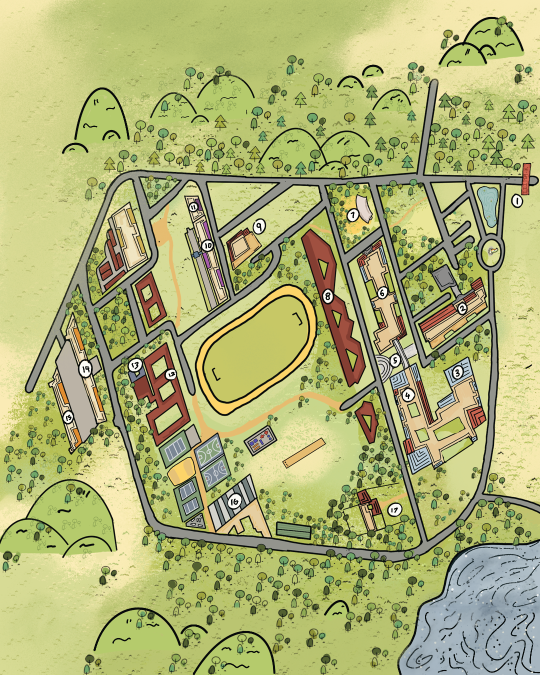
#> input picture IIITDM.png, 1080 x 1350 px (shown at 1/2 size)
$ python 'crowd demo.py'
#> lines starting #> are read from the running program, lines starting #| are printed output that depends on the picture; after the words box and inside, x2 and y2 are one past the last pixel; in counts of white or black regions, pixels touching at a corner belong together
### mapload.py
import numpy as np
from PIL import Image
from scipy import ndimage
from collections import deque

CELL = 4                                   # pixels per grid cell

# landmark number -> (name, pixel x, pixel y) on IIITDM.png
LANDMARKS = {
    '1':  ('Main',           1033, 403),
    '2':  ('Admin',           925, 617),
    '3':  ('Laboratory',      914, 745),
    '4':  ('Library',         817, 791),
    '5':  ('Skybridge',       790, 720),
    '6':  ('Academics',       765, 585),
    '7':  ('OAT',             705, 430),
    '8':  ('PEMS',            656, 593),
    '9':  ('Akshaya',         518, 453),
    '10': ('Jasmine',         415, 490),
    '11': ('Jasmine Annex',   387, 413),
    '12': ('Banyan',          343, 748),
    '13': ('Ultimate Store',  270, 731),
    '14': ('Ashwatha',        170, 738),
    '15': ('Ashoka',          135, 832),
    '16': ('Arjuna',          468, 1002),
    '17': ('Cafeteria',       790, 1020),
}

LAKE = (860, 1110, 1080, 1350)             # x1, y1, x2, y2 in pixels: blocked (water touches the road)


def loadMap(imgPath="IIITDM.png", terrain=True):
    img = Image.open(imgPath).convert("RGB")
    a = np.array(img).astype(int)
    r, g, b = a[..., 0], a[..., 1], a[..., 2]

    # 1. road fill colour at full resolution (mid grey, low saturation)
    road = (abs(r - g) < 12) & (abs(g - b) < 18) & (r > 100) & (r < 165)
    x1, y1, x2, y2 = LAKE
    road[y1:y2, x1:x2] = False

    # 2. the grey fill is only ~10px wide, so grow it to cover the black road outlines,
    #    then keep only the biggest connected piece (drops roofs, courts, speckle)
    road = ndimage.binary_dilation(road, structure=ndimage.generate_binary_structure(2, 1), iterations=5)
    lab, n = ndimage.label(road)
    sizes = ndimage.sum(road, lab, range(1, n + 1))
    road = lab == (1 + int(np.argmax(sizes)))

    # 3. downscale: a cell is road when most of its pixels are road
    H, W = road.shape
    rows, cols = H // CELL, W // CELL
    blocks = road[:rows * CELL, :cols * CELL].reshape(rows, CELL, cols, CELL).mean(axis=(1, 3))
    cell = blocks > 0.5

    if not terrain:
        _map = [['path' if cell[i, j] else 'wall' for j in range(cols)] for i in range(rows)]
        return _map, rows, cols

    # ---- terrain: classify every non-road pixel by colour ----
    dark  = (r + g + b) < 200                                       # black outlines: ignored in the vote
    grass = (g >= r - 8) & (g > b + 25) & ~dark                     # yellow-green (also tree canopies)
    trail = (r > g + 25) & (g > b + 40) & (b < 135) & (r > 190)     # orange dirt trails
    wallc = ~dark & ~grass & ~trail                                  # roofs, courts, water, grey, ...

    def frac(m):
        return m[:rows * CELL, :cols * CELL].reshape(rows, CELL, cols, CELL).mean(axis=(1, 3))
    fg, ft, fw, fd = frac(grass), frac(trail), frac(wallc), frac(dark)

    walk = (fg + ft > 0.2) & (fg + ft >= fw) & (fd < 0.8)
    kind = np.where(ft > fg, 2, 3)                                   # 2 = trail, 3 = grass
    kind = np.where(cell, 1, np.where(walk, kind, 0))                # 1 = road (wins), 0 = blocked

    # grass/trail only INSIDE the campus loop: flood-fill from the field, stopping at the road
    lab2, _ = ndimage.label(~cell)
    inside = lab2 == lab2[min(690 // CELL, rows - 1), min(510 // CELL, cols - 1)]
    kind = np.where((kind >= 2) & ~inside, 0, kind)

    # keep only walkable cells connected to the road network (no unreachable islands)
    lab3, _ = ndimage.label(kind > 0)
    keep = np.isin(lab3, np.unique(lab3[cell]))
    kind = np.where(keep, kind, 0)

    names = {0: 'wall', 1: 'path', 2: 'trail', 3: 'grass'}
    _map = [[names[int(kind[i, j])] for j in range(cols)] for i in range(rows)]
    return _map, rows, cols


def snap(_map, rows, cols, start):
    """Nearest 'path' cell to start (BFS through any cell). start is (row, col)."""
    q = deque([start]); seen = {start}
    while q:
        cur = q.popleft()
        if _map[cur[0]][cur[1]] == 'path':
            return cur
        for dr, dc in [(-1, 0), (1, 0), (0, -1), (0, 1)]:
            n = (cur[0] + dr, cur[1] + dc)
            if 0 <= n[0] < rows and 0 <= n[1] < cols and n not in seen:
                seen.add(n); q.append(n)


def buildEntries(_map, rows, cols):
    """number -> [(row, col)] on a road cell, plus how many cells each had to move."""
    entries, moved = {}, {}
    for k, (name, x, y) in LANDMARKS.items():
        c0 = (min(y // CELL, rows - 1), min(x // CELL, cols - 1))
        c1 = snap(_map, rows, cols, c0)
        entries[k] = [c1]
        moved[k] = abs(c1[0] - c0[0]) + abs(c1[1] - c0[1])
    return entries, moved


# [9 lines left out: function reachable, not called in this run]

### main.py
import astar
import simanneal
import gbfs
import mapload
import crowd
import time
import os
import datetime
from PIL import Image, ImageDraw, ImageFont

CELL = mapload.CELL
SHOW_IMAGE = True          # open a window with the route map at the end

# the grid is built from IIITDM.png (rows/cols come from the image size)
map, rows, cols = mapload.loadMap("IIITDM.png")
#> in loadMap, img is the input picture: PIL image 1080x1350 RGB; mean R, G, B 173.4, 177.5, 117.3
#> in loadMap, `road = (abs(r - g) < 12) & (abs(g - b) < 18) & (r > 100) & (r < 165)`: road: shape (1350, 1080) bool; 5.1% white; 2601 white regions (2584 under 20 px), largest, box (x1, y1, x2, y2) and area: (157, 166, 1080, 1118) 65641, (53, 678, 107, 784) 1235, (864, 531, 912, 581) 1173
#> in loadMap, `road[y1:y2, x1:x2] = False`:
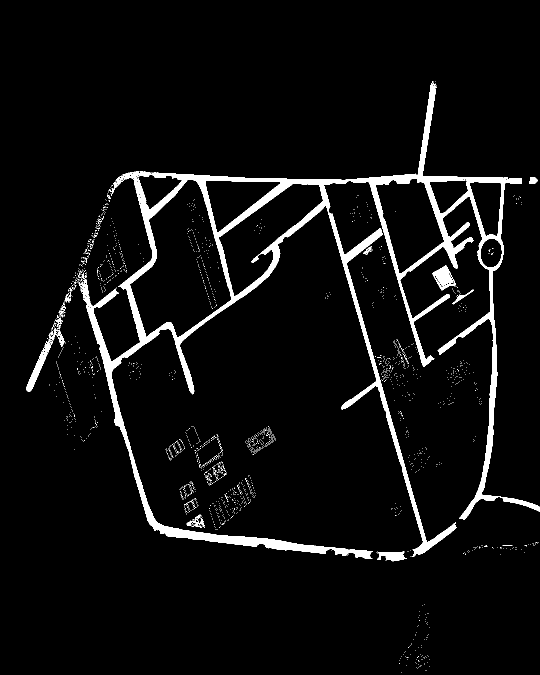
#> road: shape (1350, 1080) bool (shown at 1/2 size); 5.1% white; 2180 white regions (2163 under 20 px), largest, box (x1, y1, x2, y2) and area: (157, 166, 1080, 1118) 65641, (53, 678, 107, 784) 1235, (864, 531, 912, 581) 1173
#> in loadMap, `road = ndimage.binary_dilation(road, structure=ndimage.generate_binary..`: road: shape (1350, 1080) bool; 13.5% white; 70 white regions, largest, box (x1, y1, x2, y2) and area: (48, 158, 1080, 1128) 159510, (366, 847, 458, 976) 4998, (189, 432, 259, 591) 3845
#> in loadMap, `lab, n = ndimage.label(road)`:
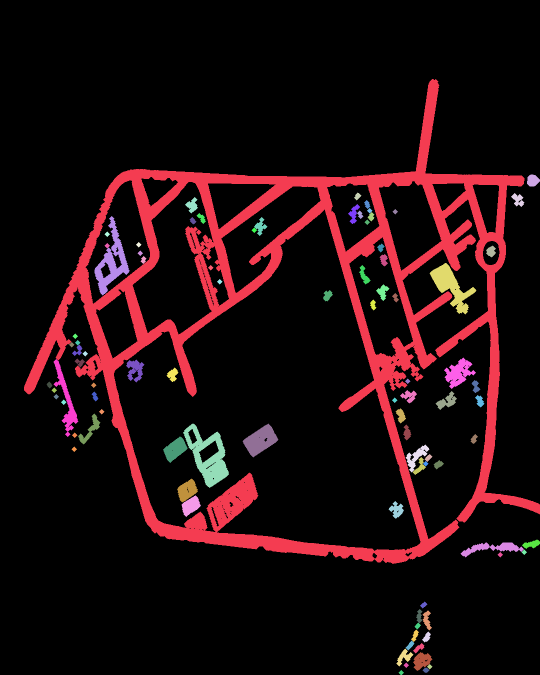
#> lab: shape (1350, 1080) int32 (shown at 1/2 size); 92 distinct labels, from 0 to 91; one colour per label, 0 black
#> in loadMap, `lab, n = ndimage.label(road)`: n = 91
#> in loadMap, `sizes = ndimage.sum(road, lab, range(1, n + 1))`: sizes = 91 values, max 155708 at index 0, min 60 at index 90, mean 2161.8
#> in loadMap, `road = lab == (1 + int(np.argmax(sizes)))`: road: shape (1350, 1080) bool; 10.7% white; 1 white region, box (x1, y1, x2, y2) and area: (48, 158, 1080, 1128) 155708
#> in loadMap, `cell = blocks > 0.5`: cell: shape (337, 270) bool; 10.6% white; 1 white region, box (x1, y1, x2, y2) and area: (12, 40, 270, 282) 9602
#> in loadMap, `dark  = (r + g + b) < 200`: dark: shape (1350, 1080) bool; 8.9% white in thin lines or dots
#> in loadMap, `grass = (g >= r - 8) & (g > b + 25) & ~dark`: grass: shape (1350, 1080) bool; 67.6% white; 3991 black regions (3540 under 20 px), largest, box (x1, y1, x2, y2) and area: (0, 0, 1080, 1181) 304073, (795, 1074, 1080, 1350) 59791, (390, 568, 639, 832) 13440
#> in loadMap, `trail = (r > g + 25) & (g > b + 40) & (b < 135) & (r > 190)`: trail: shape (1350, 1080) bool; 1.8% white; 279 white regions (251 under 20 px), largest, box (x1, y1, x2, y2) and area: (394, 572, 631, 828) 7712, (381, 783, 685, 1065) 5793, (304, 408, 362, 657) 2817
#> in loadMap, `wallc = ~dark & ~grass & ~trail`: wallc: shape (1350, 1080) bool; 21.7% white; 4193 white regions (4013 under 20 px), largest, box (x1, y1, x2, y2) and area: (53, 0, 1080, 1119) 107207, (798, 1082, 1080, 1350) 54199, (781, 715, 962, 947) 15599
#> in loadMap, `walk = (fg + ft > 0.2) & (fg + ft >= fw) & (fd < 0.8)`: walk: shape (337, 270) bool; 74.4% white; 293 black regions (266 under 20 px), largest, box (x1, y1, x2, y2) and area: (0, 39, 270, 281) 12241, (199, 270, 270, 337) 3661, (175, 0, 270, 41) 2019
#> in loadMap, `kind = np.where(ft > fg, 2, 3)`: kind: shape (337, 270) int64; values 2 (black) and 3 (white), 97.5% white; 76 black regions (58 under 20 px), largest, box (x1, y1, x2, y2) and area: (98, 143, 158, 207) 644, (84, 196, 171, 267) 566, (76, 102, 91, 164) 180
#> in loadMap, `kind = np.where(cell, 1, np.where(walk, kind, 0))`:
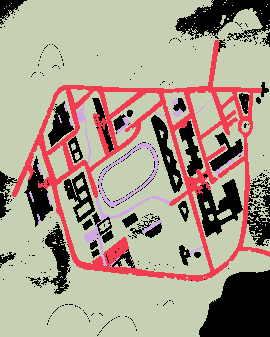
#> kind: shape (337, 270) int64; 4 distinct labels, from 0 to 3; one colour per label, 0 black
#> in loadMap, `lab2, _ = ndimage.label(~cell)`:
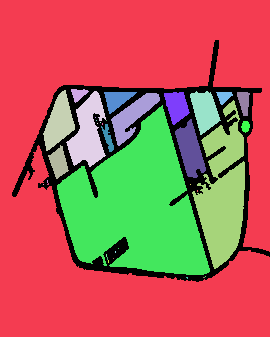
#> lab2: shape (337, 270) int32; 37 distinct labels, from 0 to 36; one colour per label, 0 black
#> in loadMap, `inside = lab2 == lab2[min(690 // CELL, rows - 1), min(510 // CELL, col..`: inside: shape (337, 270) bool; 16.2% white; 1 white region, box (x1, y1, x2, y2) and area: (57, 105, 210, 275) 14751
#> in loadMap, `kind = np.where((kind >= 2) & ~inside, 0, kind)`: kind: shape (337, 270) int64; 4 distinct labels, from 0 to 3
#> in loadMap, `lab3, _ = ndimage.label(kind > 0)`:
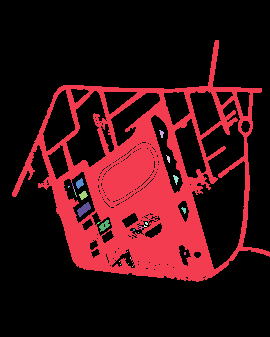
#> lab3: shape (337, 270) int32; 31 distinct labels, from 0 to 30; one colour per label, 0 black
#> in loadMap, `keep = np.isin(lab3, np.unique(lab3[cell]))`:
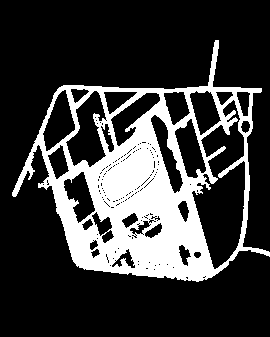
#> keep: shape (337, 270) bool; 23.2% white; 1 white region, box (x1, y1, x2, y2) and area: (12, 40, 270, 282) 21116
#> in loadMap, `kind = np.where(keep, kind, 0)`: kind: shape (337, 270) int64; 4 distinct labels, from 0 to 3
#> map = 337 items

# cost to walk onto a tile: road 1, dirt trail 2, grass 3, everything else is blocked
mapDict = {'path' : [' ',1], 'trail' : ['.',2], 'grass' : ['"',3], 'wall' : ['■',float('inf')], 'trace':['□',1]}

# in the format (y,x) = (row, col), already snapped onto a road cell
entries, moved = mapload.buildEntries(map, rows, cols)
#> the loop in buildEntries, `for k, (name, x, y) in LANDMARKS.items():` made 17 passes
#> (c0, c1) on passes 1, 2, 3, 4, 6, 7, 8, 9, 11, 12, 13, 15: ((100, 258), (100, 252)), ((154, 231), (165, 231)), ((186, 228), (171, 228)), ((197, 204), (193, 202)), ((146, 191), (145, 199)), ((107, 176), (107, 167)), ((148, 164), (148, 175)), ((113, 129), (105, 129)), ((103, 96), (103, 102)), ((187, 85), (187, 91)), ((182, 67), (176, 67)), ((208, 33), (208, 56))
#> c1 on passes 5, 10, 14, 16: (180, 197), (122, 103), (184, 42), (250, 117)
#> after the loop in buildEntries, `for k, (name, x, y) in LANDMARKS.items():`: entries = 17 items
#> entries = 17 items; moved = 17 items
inpKey = {k : v[0] for k, v in mapload.LANDMARKS.items()}          # '1' -> 'Main'
nameKey = {v[0].upper() : k for k, v in mapload.LANDMARKS.items()}  # 'MAIN' -> '1'


# [35 lines left out: functions checkEntries, ask, askTime, not called in this run]


def drawPaths(results, a, b, fileName, levels=None, usual=None, timeText="", active=()):
    # results: list of (title, path, cost, exp, time, exposure, colour, width)
    img = Image.open("IIITDM.png").convert("RGBA")
    if levels is not None and levels.any():                  # crowd heat: yellow (light) -> red (packed)
        ov = Image.new("RGBA", img.size, (0,0,0,0))
        od = ImageDraw.Draw(ov)
        for y, x in zip(*levels.nonzero()):
            L = int(levels[y, x])
            od.rectangle((x*CELL, y*CELL, x*CELL+CELL-1, y*CELL+CELL-1), fill=(255, 225-55*L, 0, 110+30*L))
        img = Image.alpha_composite(img, ov)
    img = img.convert("RGB")
    d = ImageDraw.Draw(img)
    if usual and len(usual) > 1:                              # the route you would take with no crowd
        d.line([(x*CELL + CELL//2, y*CELL + CELL//2) for (y, x) in usual], fill=(40,40,40), width=5, joint="curve")
    for title, path, c, exp, t, ex, colour, w in results:     # thickest first, so all stay visible
        if len(path) > 1:
            d.line([(x*CELL + CELL//2, y*CELL + CELL//2) for (y, x) in path], fill=colour, width=w, joint="curve")
    for k in (a, b):
        y, x = entries[k][0]
        d.ellipse((x*CELL-14, y*CELL-14, x*CELL+14, y*CELL+14), fill=(255,255,255), outline=(0,0,0), width=4)
    try:
        font = ImageFont.load_default(size=24)
    except TypeError:
        font = ImageFont.load_default()
    lines = len(results) + 3
    d.rectangle((10, 10, 800, 24 + 36*lines), fill=(255,255,255), outline=(0,0,0), width=3)
    d.text((22, 18), f"{inpKey[a]} -> {inpKey[b]}   at {timeText}", fill=(0,0,0), font=font)
    d.text((22, 54), "Crowd: " + (", ".join(active) if active else "none"), fill=(160,0,0), font=font)
    for n, (title, path, c, exp, t, ex, colour, w) in enumerate(results):
        costText = "not found" if c == float('inf') else f"cost {c:.1f}"
        y0 = 90 + 36*n
        d.line((22, y0 + 14, 62, y0 + 14), fill=colour, width=8)
        d.text((72, y0), f"{title}: {costText}, crowd {ex}, {t*1000:.0f} ms", fill=(0,0,0), font=font)
    y0 = 90 + 36*len(results)
    d.line((22, y0 + 14, 62, y0 + 14), fill=(40,40,40), width=5)
    d.text((72, y0), "Usual route (no crowd)", fill=(0,0,0), font=font)
    img.save(fileName)


# [58 lines that do not run on import are left out]

### astar.py
import heapq as h


def algo(s, goal, _map, _mapDict, rows, cols):
    nexts = [(-1,0),(1,0),(0,-1),(0,1)]       # FIX: random.shuffle removed (results are repeatable)
    exploredStates = 0
    found = False

    def heur(_s, _g):
        # FIX: Manhattan is tighter than Euclidean on a 4-direction grid and still admissible
        return abs(_g[0] - _s[0]) + abs(_g[1] - _s[1])

    OPEN = []
    parent = {}
    path = []

    g = {s: 0}
    f = {s: heur(s,goal)}
    h.heappush(OPEN, (f[s], s))                # FIX: was (0, s)

    while OPEN:
        fc, curr = h.heappop(OPEN)
        if fc > f[curr]:                       # FIX: skip stale entries (a better f was pushed later)
            continue
        exploredStates += 1                    # FIX: count expansions, not every neighbour

        if(curr == goal):
            while curr in parent:
                path.append(curr)
                curr = parent[curr]
            path.append(s)
            found = True
            break

        for r, c in (nexts):
            next = (curr[0] + r, curr[1] + c)

            if 0 <= next[0] < rows and 0 <= next[1] < cols:

                if _mapDict[_map[next[0]][next[1]]][1] == float('inf'):
                    continue

                tent_g = g[curr] + _mapDict[_map[next[0]][next[1]]][1]

                if tent_g < g.get(next, float('inf')):
                    parent[next] = curr
                    g[next] = tent_g
                    f[next] = tent_g + heur(next, goal)
                    h.heappush(OPEN, (f[next],next))   # FIX: ALWAYS push (OPENED set removed)

    # FIX: g.get(...) so an unreachable goal gives inf instead of KeyError
    return path, g.get(goal, float('inf')), s, goal, exploredStates, found


def search(s_list, goal_list, _map, _mapDict, rows, cols):
    minPath = []
    minC = float('inf')
    st = tuple()
    go = tuple()
    exp = 0

    for s in s_list:
        for g in goal_list:
            p,c,_s,_g, _exp, f = algo(s,g, _map, _mapDict, rows, cols)

            exp += _exp                        # FIX: total work over ALL pairs (matches the timer)

            if f and c < minC:
                minC = c
                minPath = p
                st = _s
                go = _g

    return minPath, minC, st, go, exp

### crowd.py
"""
Time-of-day crowd model.

Idea: at any time t, some places (the mess, the cafeteria) are busy. The crowd is
  1. a circle of congestion around the busy place, and
  2. congestion along the roads people WALK to reach it (the routes from the hostels / classes),
     which gets heavier the closer you get, because more of those routes overlap there.
Every walkable cell gets a crowd LEVEL 0..4, and a crowded cell costs more to enter:
    cost = base cost * (1 + STEP * level)
The search algorithms are untouched: they just see a different map at different times.
"""
import re
import numpy as np
from scipy import ndimage
import astar

# ---------------- EDIT THESE to match your campus ----------------
MESS = '9'                              # landmark number of the mess  (ASSUMPTION: Akshaya)
CAFETERIA = '17'
HOSTELS = ['10', '11', '12', '14', '15']   # Jasmine, Jasmine Annex, Banyan, Ashwatha, Ashoka (ASSUMPTION)
ACADEMIC = ['6', '3', '4', '8']            # Academics, Laboratory, Library, PEMS

EVENTS = [
    # name, where, start, end, peak (0-1), where the crowd walks FROM
    {"name": "Breakfast rush",    "at": MESS,      "start": "07:30", "end": "09:30", "peak": 1.0, "from": HOSTELS},
    {"name": "Lunch rush",        "at": MESS,      "start": "12:30", "end": "14:30", "peak": 1.0, "from": HOSTELS + ACADEMIC},
    {"name": "Snacks",            "at": MESS,      "start": "16:30", "end": "17:30", "peak": 0.5, "from": HOSTELS},
    {"name": "Dinner rush",       "at": MESS,      "start": "19:30", "end": "21:30", "peak": 1.0, "from": HOSTELS},
    {"name": "Cafeteria evening", "at": CAFETERIA, "start": "16:00", "end": "18:30", "peak": 0.7, "from": HOSTELS + ACADEMIC},
]
RAMP = 20            # minutes the crowd takes to build up before / die down after a window
RADIUS = 14          # cells (about 56 px) of congestion around the busy place
CORRIDOR_WIDTH = 2   # cells of extra width on the roads people walk along
LEVELS = 4           # crowd level 0..4
STEP = 0.75          # each level adds 75% of the base cost (level 4 = 4x)
# -----------------------------------------------------------------

_cache = {}


def parseTime(text):
    """'13:30', '1:30pm', '7:05 AM' -> minutes since midnight, or None."""
    m = re.match(r"^\s*(\d{1,2}):(\d{2})\s*(am|pm)?\s*$", text, re.I)
    if not m:
        return None
    h, mi, ap = int(m.group(1)), int(m.group(2)), m.group(3)
    if ap:
        if not 1 <= h <= 12:
            return None
        h = h % 12 + (12 if ap.lower() == "pm" else 0)
    if h > 23 or mi > 59:
        return None
    return h * 60 + mi


def _minutes(hhmm):
    h, m = hhmm.split(":")
    return int(h) * 60 + int(m)


def intensity(t, ev):
    """0..peak: ramps up before the window, flat during it, ramps down after."""
    s, e = _minutes(ev["start"]), _minutes(ev["end"])
    if s <= t <= e:
        return ev["peak"]
    if s - RAMP <= t < s:
        return ev["peak"] * (t - (s - RAMP)) / RAMP
    if e < t <= e + RAMP:
        return ev["peak"] * (1 - (t - e) / RAMP)
    return 0.0


def _fields(ev, _map, mapDict, entries, rows, cols):
    """Time-independent crowd shape for one event (cached)."""
    key = (ev["at"], tuple(ev["from"]))
    if key in _cache:
        return _cache[key]
    cy, cx = entries[ev["at"]][0]
    yy, xx = np.mgrid[0:rows, 0:cols]
    radial = np.exp(-(((yy - cy) ** 2 + (xx - cx) ** 2) / RADIUS ** 2))

    share = np.zeros((rows, cols))                       # how many walkers' routes pass through each cell
    for o in ev["from"]:
        if o == ev["at"]:
            continue
        path = astar.search(entries[o], entries[ev["at"]], _map, mapDict, rows, cols)[0]
        m = np.zeros((rows, cols), bool)
        for (y, x) in path:
            m[y, x] = True
        m = ndimage.binary_dilation(m, iterations=CORRIDOR_WIDTH)
        share += m
    share /= max(1, len(ev["from"]))                     # near the destination all routes overlap -> ~1
    _cache[key] = (radial, share)
    return _cache[key]


def crowdLevels(tMin, _map, mapDict, entries, rows, cols):
    """-> (levels: rows x cols int array 0..LEVELS, names of the events active at tMin)"""
    crowd = np.zeros((rows, cols))
    active = []
    for ev in EVENTS:
        I = intensity(tMin, ev)
        if I <= 0.02:
            continue
        active.append(ev["name"])
        radial, share = _fields(ev, _map, mapDict, entries, rows, cols)
        crowd += I * np.maximum(radial, share)
    levels = np.floor(np.clip(crowd, 0, 1) * (LEVELS + 0.99)).astype(int)
    for i in range(rows):                                 # walls never hold a crowd
        for j in range(cols):
            if _map[i][j] == 'wall':
                levels[i, j] = 0
    return levels, active


def timedMap(_map, levels):
    """Same grid, but crowded cells get a type like 'path@3'."""
    rows, cols = len(_map), len(_map[0])
    lv = levels.tolist()
    return [[_map[i][j] if lv[i][j] == 0 else f"{_map[i][j]}@{lv[i][j]}" for j in range(cols)] for i in range(rows)]


def timedDict(mapDict):
    """mapDict plus a crowded variant of every walkable tile."""
    d = dict(mapDict)
    for t in ('path', 'trail', 'grass'):
        ch, cost = mapDict[t]
        for L in range(1, LEVELS + 1):
            d[f"{t}@{L}"] = [ch, cost * (1 + STEP * L)]
    return d

### crowd demo.py
# Shows ONE trip at four different times, so you can see the route change with the crowd.
# Usage:  python3 crowd_demo.py            (PEMS -> Jasmine)
#         python3 crowd_demo.py 4 10       (any two landmark numbers)
import sys
import os
os.environ.setdefault("MPLBACKEND", "Agg")
import astar
import crowd
import main
from PIL import Image, ImageDraw, ImageFont

a = sys.argv[1] if len(sys.argv) > 2 else '8'
b = sys.argv[2] if len(sys.argv) > 2 else '10'
times = ["11:00", "08:30", "13:00", "17:00"]

usual = astar.search(main.entries[a], main.entries[b], main.map, main.mapDict, main.rows, main.cols)[0]
os.makedirs("routes", exist_ok=True)
panels = []
for t in times:
    tMin = crowd.parseTime(t)
    levels, active = crowd.crowdLevels(tMin, main.map, main.mapDict, main.entries, main.rows, main.cols)
    tmap, tdict = crowd.timedMap(main.map, levels), crowd.timedDict(main.mapDict)
    path, c, st, go, exp = astar.search(main.entries[a], main.entries[b], tmap, tdict, main.rows, main.cols)
    exposure = int(sum(levels[y, x] for (y, x) in path[1:]))
    fn = os.path.join("routes", f"_demo_{t.replace(':','')}.png")
    main.drawPaths([("A*", path, c, exp, 0, exposure, (0, 90, 255), 12)], a, b, fn, levels, usual, t, active)
#> the loop in drawPaths, `for k in (a, b):` made 2 passes
#> (y, x) on passes 1 to 2: (148, 175), (122, 103)
    panels.append(Image.open(fn).resize((540, 675)))
    os.remove(fn)

sheet = Image.new("RGB", (1080, 1350), "white")
#> sheet: PIL image 1080x1350 RGB; every value is 255
for i, p in enumerate(panels):
    sheet.paste(p, ((i % 2) * 540, (i // 2) * 675))
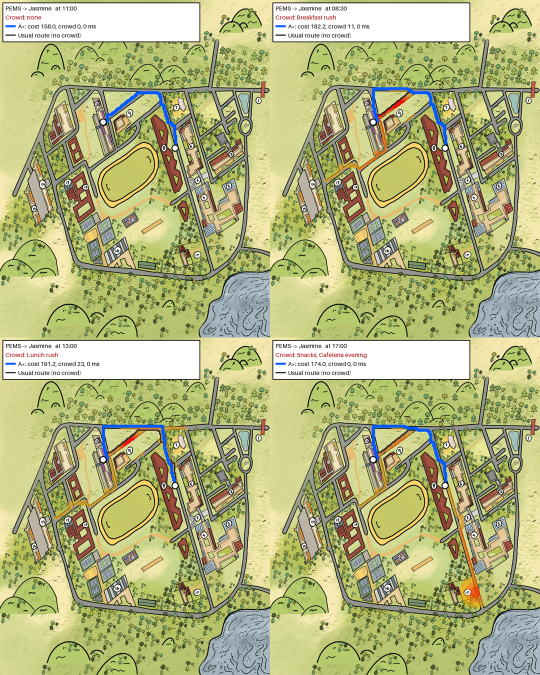
#> sheet: PIL image 1080x1350 RGB (shown at 1/2 size); mean R, G, B 176.8, 180.1, 127
sheet.save("crowd_demo.png")
print(f"{main.inpKey[a]} -> {main.inpKey[b]} at {', '.join(times)}  ->  saved crowd_demo.png")
